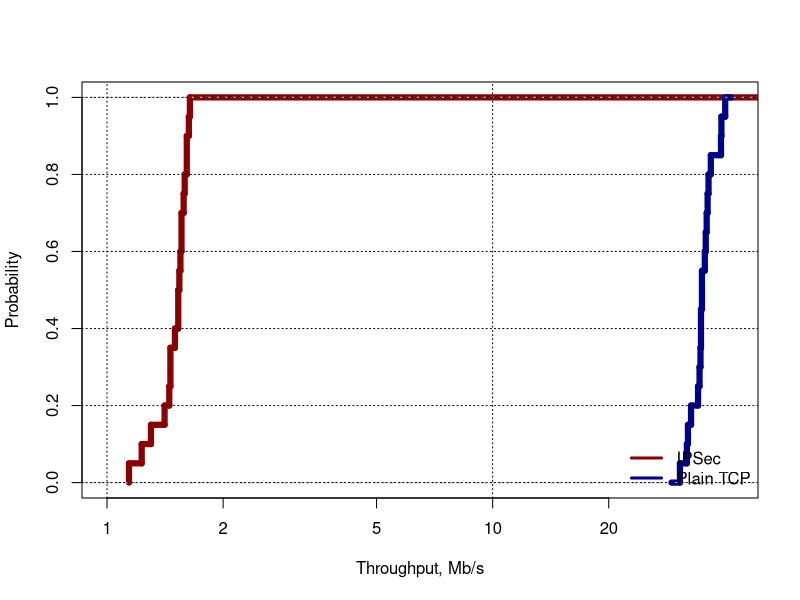

R code for this plot:
ipsec<-scan("throughput_ipsec.dat")
no_ipsec<-scan("throughput_no_ipsec.dat")
summary(ipsec);
summary(no_ipsec);
pdf("throughput.pdf", height=4);
plot(ecdf(ipsec), col="dark red", lwd=6, main="", ylab="Probability", xlab="Throughput, Mb/s", log="x", verticals=T, do.points=F, xlim=c(1, 42));
plot(ecdf(no_ipsec), col="dark blue", lwd=6, add=T, verticals=T, do.points=F);
grid(col="black");
legend("bottomright", c("IPSec", "Plain TCP"), col=c("dark red", "dark blue"), bty="n", lwd=c(3, 3));
dev.off();
